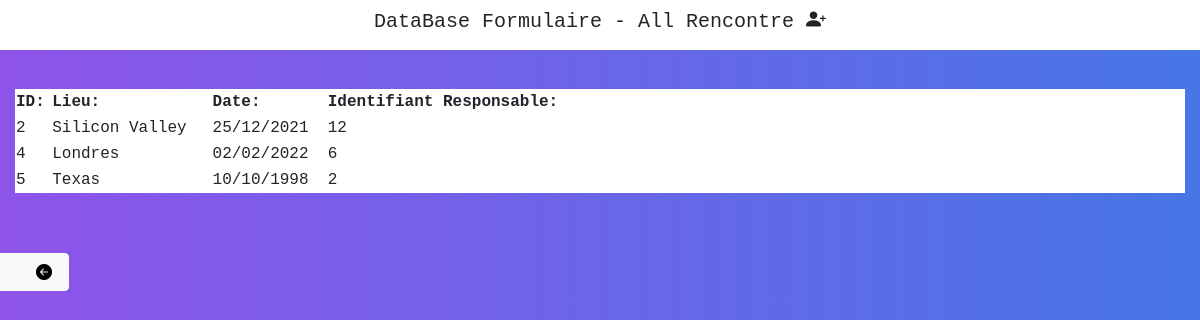
The app's page /allRencontre.html with its own data.
### tables this page shows
CREATE TABLE "rencontre" (
	"id_rencontre"	INTEGER NOT NULL UNIQUE,
	"lieu"	TEXT NOT NULL UNIQUE,
	"date"	TEXT NOT NULL,
	"id_responsable"	INTEGER NOT NULL UNIQUE,
	PRIMARY KEY("id_rencontre" AUTOINCREMENT)
);

### app.py (the view)
@app.route('/allRencontre.html')
def allRencontre():
    connection = sqlite3.connect("DataBase.db", check_same_thread=False)
    cursor = connection.cursor()
    fas = cursor.execute('SELECT * FROM rencontre')
    return render_template('allRencontre.html', items=fas.fetchall())

### templates/allRencontre.html (shortened to what this page needs)
<!DOCTYPE html>
<html lang="en">
  <head>
    <link rel="stylesheet" href="{{url_for('static', filename='bootstrap.css')}}" />
    <link rel="stylesheet" href="../static/style.css" />
    <link rel="stylesheet" href="https://cdn.jsdelivr.net/npm/bootstrap-icons@1.5.0/font/bootstrap-icons.css" />
  </head>
  <body>
    <div class="bande_horizontale">
      <div class="bande_horizontale_2">
        <h3 class="lead font-monospace title-head-bar">DataBase Formulaire - All Rencontre <i class="bi bi-person-plus-fill"></i></h3>
      </div>
    </div>
    <br />
    <div class="row-cols-2 bg_all font-monospace">
      <table>
        <tr>
          <th>ID:</th>
          <th>Lieu:</th>
          <th>Date:</th>
          <th>Identifiant Responsable:</th>
        </tr>
        {% for item in items %}
        <tr>
          <td>{{item[0]}}</td>
          <td>{{item[1]}}</td>
          <td>{{item[2]}}</td>
          <td>{{item[3]}}</td>
        </tr>
        {% endfor %}
      </table>
    </div>
    <a href="index.html" class="row g-2 btn btn-light return-button" role="button"><i class="bi bi-arrow-left-circle-fill"></i></a>
  </body>
</html>

### static/style.css (style rules this page uses)
body { background: #4776E6; background: -webkit-linear-gradient(to right, #8E54E9, #4776E6); background: linear-gradient(to right, #8E54E9, #4776E6); }
html, body { padding: 0; margin: 0; }
.bande_horizontale { height: 50px; display: flex; align-items: center; justify-content: center; background-color: #fff; }
.bande_horizontale_2 { display: flex; align-items: center; justify-content: center; }
.title-head-bar { position: absolute; font-size: 20px; display: inline; }
.title-head-bar::after { content: ''; display: block; position: absolute; width: 100%; height: 3px; background: #000; transform: scale(0); transition: transform 0.2s ease-in-out; }
.bg_all { background-color:white; margin: 15px; }
.return-button { margin-top: 45px; margin-bottom: 10px; margin-right: 10px; padding-left: 35px; }

### records on screen
rencontre: id_rencontre "2", lieu "Silicon Valley", date "25/12/2021", id_responsable "12"
rencontre: id_rencontre "4", lieu "Londres", date "02/02/2022", id_responsable "6"
rencontre: id_rencontre "5", lieu "Texas", date "10/10/1998", id_responsable "2"
